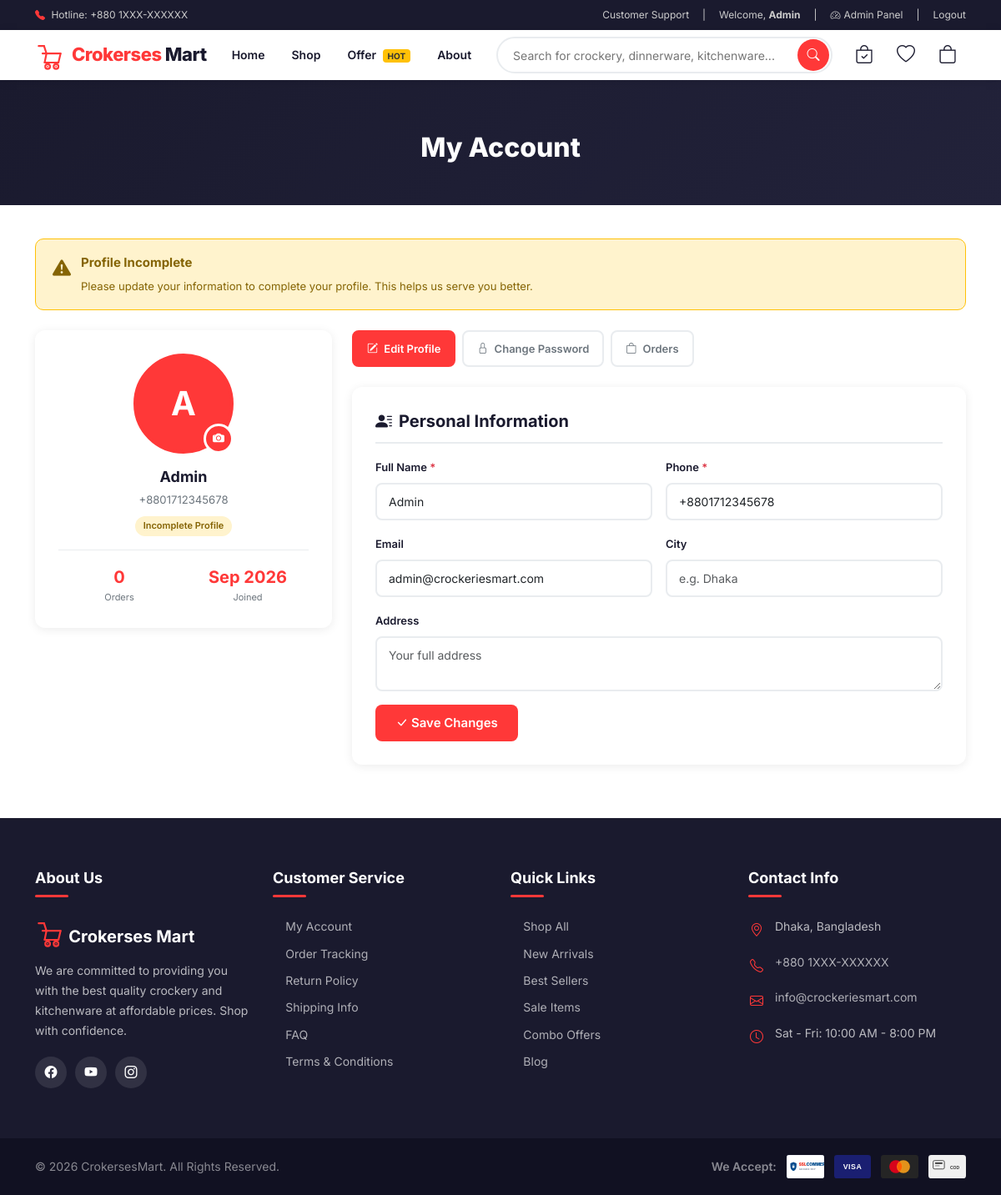
/public/account/profile (signed in), run on the app's committed database.
### tables this page shows
CREATE TABLE `users` (
  `id`         BIGINT UNSIGNED NOT NULL AUTO_INCREMENT,
  `name`       VARCHAR(100)    NOT NULL,
  `email`      VARCHAR(150)    DEFAULT NULL,
  `phone`      VARCHAR(20)     NOT NULL,
  `password`   VARCHAR(255)    NOT NULL,
  `role`       ENUM('admin','customer') NOT NULL DEFAULT 'customer',
  `status`     TINYINT         NOT NULL DEFAULT 1,
  `created_at` DATETIME        NOT NULL DEFAULT CURRENT_TIMESTAMP,
  `updated_at` DATETIME        NOT NULL DEFAULT CURRENT_TIMESTAMP ON UPDATE CURRENT_TIMESTAMP,
  PRIMARY KEY (`id`),
  UNIQUE KEY `uk_users_phone` (`phone`),
  INDEX `idx_users_email` (`email`),
  INDEX `idx_users_status` (`status`)
);

### app/Controllers/PagesController.php (called while the page is built, shortened)
<?php
class PagesController
{
    private User $userModel;
    public function __construct()
    {
        $this->userModel = new User();
    }
    public function myAccount(): void
    {
        $user = $this->userModel->getById(Auth::id());
        $isIncomplete = $this->userModel->isProfileIncomplete($user);
        require APP_ROOT . '/views/layouts/header.php';
        require APP_ROOT . '/views/pages/my_account.php';
        require APP_ROOT . '/views/layouts/footer.php';
    }
}

### public/index.php (called while the page is built, shortened)
<?php
require APP_ROOT . '/vendor/autoload.php';
require APP_ROOT . '/config/autoload.php';
$url = trim($_GET['url'] ?? '', '/');
$url = rtrim($url, '/');
$url = $url === '' ? 'home' : $url;
$urlParts = explode('/', $url);
if ($urlParts[0] === 'admin') {
    require APP_ROOT . '/app/Helpers/Auth.php';
    \App\Helpers\Auth::requireAdmin();
    $adminSegment = $urlParts[1] ?? '';
    $adminRouteMap = [
        'dashboard'   => 'Dashboard',
        'products'    => 'Product',
        'product'     => 'Product',
        'categories'  => 'Category',
        'category'    => 'Category',
        'brands'      => 'Brand',
        'brand'       => 'Brand',
        'banners'     => 'Banner',
        'banner'      => 'Banner',
        'orders'      => 'Order',
        'order'       => 'Order',
        'users'       => 'User',
        'user'        => 'User',
        'contacts'    => 'Contact',
        'contact'     => 'Contact',
        'settings'    => 'Settings',
    ];
    if ($adminSegment === '' || $adminSegment === 'logout') {
        if ($adminSegment === 'logout') {
            \App\Helpers\Auth::logout();
            \App\Helpers\Response::redirect(APP_URL . '/login');
            return;
        }
        $controllerName = 'DashboardController';
        $action = 'index';
    } elseif (isset($adminRouteMap[$adminSegment])) {
        $controllerName = $adminRouteMap[$adminSegment] . 'Controller';
        $action = $urlParts[2] ?? 'index';
    } else {
        $controllerName = ucfirst($adminSegment) . 'Controller';
        $action = $urlParts[2] ?? 'index';
    }
    $params = array_slice($urlParts, 3);
    $controllerFile = APP_ROOT . '/app/Controllers/admin/' . $controllerName . '.php';
    if (file_exists($controllerFile)) {
        require_once $controllerFile;
        $fqcn = 'App\\Controllers\\admin\\' . $controllerName;
        $controller = new $fqcn();
        if (method_exists($controller, $action)) {
            call_user_func_array([$controller, $action], $params);
        } else {
            http_response_code(404);
            require APP_ROOT . '/views/404.php';
        }
    } else {
        http_response_code(404);
        require APP_ROOT . '/views/404.php';
    }
} else {
    $routeKey = $url;
    if (isset($routeMap[$routeKey])) {
        $controllerName = $routeMap[$routeKey]['controller'] . 'Controller';
        $action = $routeMap[$routeKey]['action'];
        $params = array_slice($urlParts, 1);
    } elseif (isset($urlParts[1]) && isset($routeMap[$urlParts[0]])) {
        $controllerName = $routeMap[$urlParts[0]]['controller'] . 'Controller';
        $action = $routeMap[$urlParts[0]]['action'];
        $params = array_slice($urlParts, 1);
    } else {
        $controllerName = ucfirst($urlParts[0]) . 'Controller';
        $action = $urlParts[1] ?? 'index';
        $params = array_slice($urlParts, 2);
    }
    $controllerFile = APP_ROOT . '/app/Controllers/' . $controllerName . '.php';
    if (file_exists($controllerFile)) {
        $controller = new $fqcn();
        if (method_exists($controller, $action)) {
            call_user_func_array([$controller, $action], $params);
        } else {
            http_response_code(404);
            require APP_ROOT . '/views/404.php';
        }
    } else {
        http_response_code(404);
        require APP_ROOT . '/views/404.php';
    }
}

### config/autoload.php (called while the page is built, shortened)
<?php
spl_autoload_register(function (string $class): void {
    $prefixes = [
        'App\\Controllers\\' => APP_ROOT . '/app/Controllers/',
        'App\\Models\\'      => APP_ROOT . '/app/Models/',
        'App\\Helpers\\'     => APP_ROOT . '/app/Helpers/',
    ];
    foreach ($prefixes as $prefix => $baseDir) {
        if (strncmp($class, $prefix, strlen($prefix)) === 0) {
            $relativeClass = substr($class, strlen($prefix));
            $file = $baseDir . str_replace('\\', '/', $relativeClass) . '.php';
            if (file_exists($file)) {
                return;
            }
        }
    }
});

### app/Helpers/Database.php (called while the page is built, shortened)
<?php
class Database
{
    private static ?Database $instance = null;
    private \PDO $pdo;
    private function __construct()
    {
        $dsn = 'mysql:host=' . DB_HOST . ';dbname=' . DB_NAME . ';charset=' . DB_CHARSET;
        $options = [
            \PDO::ATTR_ERRMODE            => \PDO::ERRMODE_EXCEPTION,
            \PDO::ATTR_DEFAULT_FETCH_MODE => \PDO::FETCH_ASSOC,
            \PDO::ATTR_EMULATE_PREPARES   => false,
            \PDO::MYSQL_ATTR_FOUND_ROWS   => true,
        ];
        $this->pdo = new \PDO($dsn, DB_USER, DB_PASS, $options);
    }
    public static function getInstance(): self
    {
        if (self::$instance === null) {
            self::$instance = new self();
        }
        return self::$instance;
    }
    public function query(string $sql, array $params = []): \PDOStatement
    {
        $stmt = $this->pdo->prepare($sql);
        $stmt->execute($params);
        return $stmt;
    }
    public function fetch(string $sql, array $params = []): ?array
    {
        return $this->query($sql, $params)->fetch() ?: null;
    }
    public function fetchAll(string $sql, array $params = []): array
    {
        return $this->query($sql, $params)->fetchAll();
    }
}

### app/Helpers/Session.php (called while the page is built, shortened)
<?php
class Session
{
    public static function get(string $key, mixed $default = null): mixed
    {
        return $_SESSION[$key] ?? $default;
    }
}

### app/Helpers/Auth.php (called while the page is built, shortened)
<?php
class Auth
{
    public static function id(): ?int
    {
        return Session::get('user_id');
    }
}

### app/Models/User.php (called while the page is built, shortened)
<?php
class User
{
    private Database $db;
    private string $table = 'users';
    public function __construct()
    {
        $this->db = Database::getInstance();
    }
    public function getById(int $id): ?array
    {
        return $this->db->fetch("SELECT * FROM {$this->table} WHERE id = ?", [$id]);
    }
    public function isProfileIncomplete(array $user): bool
    {
        return str_starts_with($user['name'], 'User ')
            || empty($user['email'])
            || empty($user['address']);
    }
}

### app/Helpers/Sanitizer.php (called while the page is built, shortened)
<?php
class Sanitizer
{
    public static function clean(mixed $input): string
    {
        if ($input === null || $input === '') return '';
        return htmlspecialchars(trim((string) $input), ENT_QUOTES, 'UTF-8');
    }
}

### views/pages/my_account.php (the view, shortened to what this page needs)
<?php
$currentUser = $user ?? null;
$orders = [];
if ($currentUser) {
    $db = \App\Helpers\Database::getInstance();
    $orders = $db->fetchAll("SELECT * FROM orders WHERE user_id = ? ORDER BY created_at DESC LIMIT 10", [$currentUser['id']]);
}
?>
<div class="page-hero">
    <div class="container" style="color: #fff;">
        <h1>My Account</h1>
    </div>
</div>
<div id="profileToast" class="profile-toast"></div>
<div class="account-section">
    <div class="container">
        <?php if ($isIncomplete): ?>
        <div class="profile-alert">
            <i class="bi bi-exclamation-triangle-fill"></i>
            <div class="alert-text">
                <strong>Profile Incomplete</strong>
                <small>Please update your information to complete your profile. This helps us serve you better.</small>
            </div>
        </div>
        <?php endif; ?>
        <div class="row g-4">
            <div class="col-lg-4">
                <div class="account-card">
                    <div class="avatar-wrapper" id="avatarWrapper">
                        <?php if (!empty($currentUser['avatar'])): ?>
                            <img src="<?= Sanitizer::image($currentUser['avatar']) ?>" alt="Avatar" class="avatar-img" id="avatarImg">
                        <?php else: ?>
                            <div class="avatar-placeholder" id="avatarPlaceholder">
                                <?= strtoupper(substr($currentUser['name'] ?? 'U', 0, 1)) ?>
                            </div>
                        <?php endif; ?>
                        <label class="avatar-edit" title="Change Photo">
                            <i class="bi bi-camera-fill"></i>
                        </label>
                    </div>
                    <div class="profile-info">
                        <h6 id="displayName"><?= Sanitizer::clean($currentUser['name']) ?></h6>
                        <small id="displayPhone"><?= Sanitizer::clean($currentUser['phone']) ?></small>
                        <br>
                        <?php if ($isIncomplete): ?>
                            <span class="profile-badge badge-incomplete mt-2">Incomplete Profile</span>
                        <?php else: ?>
                            <span class="profile-badge badge-complete mt-2">Complete Profile</span>
                        <?php endif; ?>
                    </div>
                    <div class="profile-stats">
                        <div class="profile-stat">
                            <div class="stat-val"><?= count($orders) ?></div>
                            <div class="stat-lbl">Orders</div>
                        </div>
                        <div class="profile-stat">
                            <div class="stat-val"><?= date('M Y', strtotime($currentUser['created_at'])) ?></div>
                            <div class="stat-lbl">Joined</div>
                        </div>
                    </div>
                </div>
            </div>
            <div class="col-lg-8">
                <ul class="nav nav-pills nav-pills-custom" role="tablist">
                    <li class="nav-item">
                        <button class="nav-link active" data-bs-toggle="pill" data-bs-target="#tab-edit" type="button">
                            <i class="bi bi-pencil-square me-1"></i> Edit Profile
                        </button>
                    </li>
                    <li class="nav-item">
                        <button class="nav-link" data-bs-toggle="pill" data-bs-target="#tab-password" type="button">
                            <i class="bi bi-lock me-1"></i> Change Password
                        </button>
                    </li>
                    <li class="nav-item">
                        <button class="nav-link" data-bs-toggle="pill" data-bs-target="#tab-orders" type="button">
                            <i class="bi bi-bag me-1"></i> Orders
                        </button>
                    </li>
                </ul>
                <div class="tab-content">
                    <div class="tab-pane fade show active" id="tab-edit">
                        <div class="account-card">
                            <h5><i class="bi bi-person-lines-fill me-2"></i>Personal Information</h5>
                            <form id="profileForm" class="edit-form" novalidate>
                                <div class="row g-3">
                                    <div class="col-md-6">
                                        <label class="form-label">Full Name <span class="text-danger">*</span></label>
                                        <input type="text" class="form-control" name="name" value="<?= Sanitizer::clean($currentUser['name']) ?>" required>
                                    </div>
                                    <div class="col-md-6">
                                        <label class="form-label">Phone <span class="text-danger">*</span></label>
                                        <input type="tel" class="form-control" name="phone" value="<?= Sanitizer::clean($currentUser['phone']) ?>" required>
                                    </div>
                                    <div class="col-md-6">
                                        <label class="form-label">Email</label>
                                        <input type="email" class="form-control" name="email" value="<?= Sanitizer::clean($currentUser['email'] ?? '') ?>" placeholder="your@email.com">
                                    </div>
                                    <div class="col-md-6">
                                        <label class="form-label">City</label>
                                        <input type="text" class="form-control" name="city" value="<?= Sanitizer::clean($currentUser['city'] ?? '') ?>" placeholder="e.g. Dhaka">
                                    </div>
                                    <div class="col-12">
                                        <label class="form-label">Address</label>
                                        <textarea class="form-control" name="address" rows="2" placeholder="Your full address"><?= Sanitizer::clean($currentUser['address'] ?? '') ?></textarea>
                                    </div>
                                </div>
                                <div class="mt-3">
                                    <button type="submit" class="btn-save" id="btnSaveProfile">
                                        <span class="btn-text"><i class="bi bi-check-lg me-1"></i>Save Changes</span>
                                    </button>
                                </div>
                            </form>
                        </div>
                    </div>
                </div>
            </div>
        </div>
    </div>
</div>

### data on the page
users: name "A", name "Admin", phone "+8801712345678", created_at "Sep 2026", email "admin@crockeriesmart.com"

### other printed values
SITE_PHONE "+880 1XXX-XXXXXX"
Sanitizer::clean(Auth::name()) "Admin"
count($orders) "0"
SITE_ADDRESS "Dhaka, Bangladesh"
SITE_EMAIL "info@crockeriesmart.com"
SITE_NAME "CrokersesMart"
